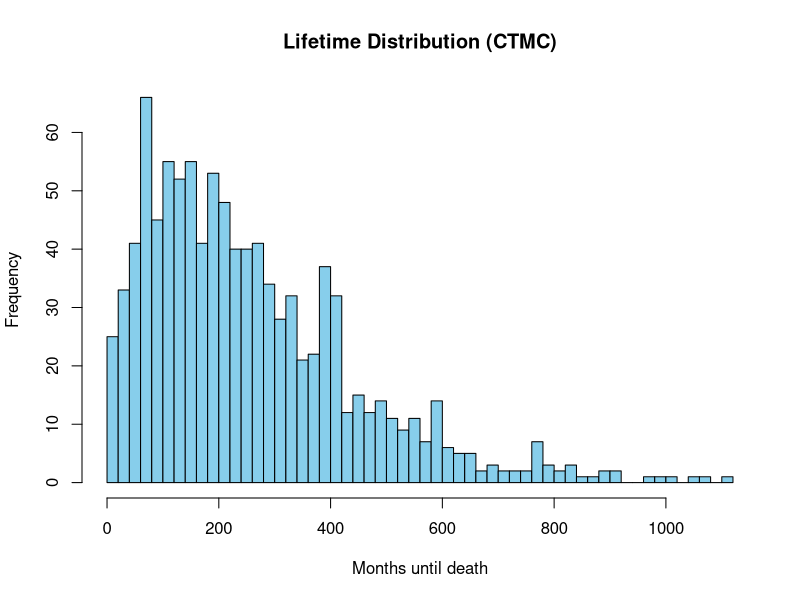
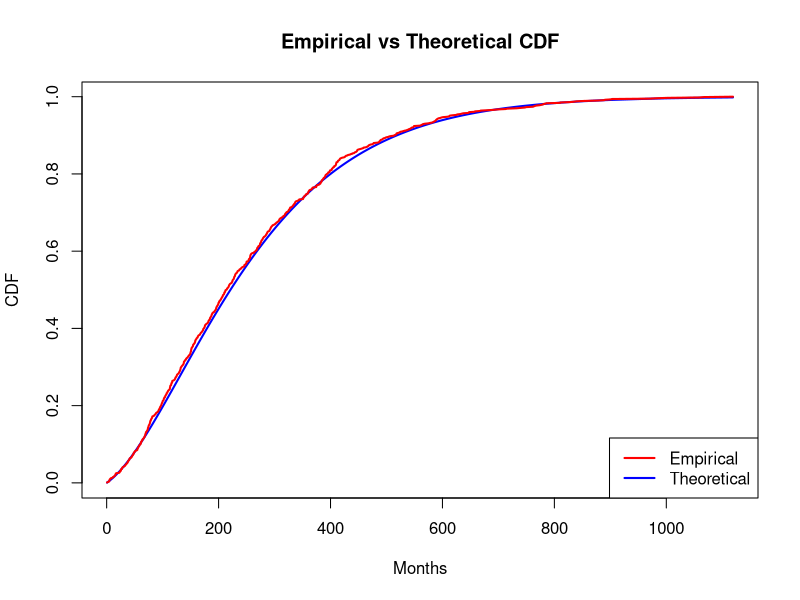

Generate these figures, in order, with R: (Note: this script raises an error after producing the figures.)
###################################################
# Project 1 Part 2
###################################################

library(expm)

# Define Q matrix
Q <- matrix(c(
  -0.0085, 0.005, 0.0025, 0, 0.001,
  0, -0.014, 0.005, 0.004, 0.005,
  0, 0, -0.008, 0.003, 0.005,
  0, 0, 0, -0.009, 0.009,
  0, 0, 0, 0, 0
), nrow = 5, byrow = TRUE)

# Function to simulate a single woman
SimulateContTimeWoman <- function(Q) {
  
  #Initialize
  current_state <- 1  # Starts in state 1
  time <- 0 # time starts at month 0
  
  #Prepare storage
  state_evolution <- c(current_state)
  times <- c(time)
  
  #When still alive
  while (current_state != 5) {
    
    #Time spent in current state
    rate <- -Q[current_state, current_state] #Exit rate from current state
    holding_time <- rexp(1, rate) #Draws a random time using current state rate.
    time <- time + holding_time
    
    #Sample the next transition
    probs <- Q[current_state, ] #transition probability from current state to others
    probs[current_state] <- 0   #No self transitions
    probs <- probs / sum(probs) #Normalize the rates
    current_state <- sample(1:5, 1, prob = probs) #Randomly select state based on probability.
    
    #Record the new state and time
    state_evolution <- c(state_evolution, current_state)
    times <- c(times, time)
  }
  
  #Return total time, state evolution and state transition times.
  return(list(total_time = time, state_evolution = state_evolution, times = times))
}



# Simulate 1000 women
set.seed(123)
women <- 1000
results <- replicate(women, SimulateContTimeWoman(Q), simplify = FALSE)

months_alive <- numeric(women) # Initialize empty vector to store lifetimes

# Extract total months women are alive
for (i in 1:women) {
  months_alive[i] <- results[[i]]$total_time
}


# Histogram of months alive
hist(months_alive, breaks = 40, col = "skyblue",
     main = "Lifetime Distribution (CTMC)",
     xlab = "Months until death")

# Summary statistics
mean_months_alive <- mean(months_alive)
sd_months_alive <- sd(months_alive)

# 95% confidence interval for mean
alpha <- 0.05
t <- qt(1 - alpha/2, df = women - 1)  
mean_CI <- mean_months_alive + c(-1, 1) * t * sd_months_alive / sqrt(women)

#Confidence interval for sd
df <- women-1
chi_low <- qchisq(1 - alpha/2, df)
chi_high <- qchisq(alpha/2, df)
var_lower <- (df * sd_months_alive^2) / chi_low
var_upper <- (df * sd_months_alive^2) / chi_high
sd_CI <- sqrt(c(var_lower, var_upper))


### Proportion of women with distant cancer reappearance after 30.5 months ###
counter <- 0 # Initialize counter

# Loop through each simulated woman
for (i in 1:women) {
  state_evolution <- results[[i]]$state_evolution
  times <- results[[i]]$times
  
  #Check if state 3 appears within 30.5 months, if so increase count
  for (j in 2:length(state_evolution)) { #Note we skip state 1, since it will always be 1.
    if (state_evolution[j] == 3 && times[j] <= 30.5) { 
      counter <- counter + 1
      break  # Leave loop after woman enters state 3
    }
  }
}

# Compute Proportion of distant reappearance
counter/women



######## TASK 8 ############################################################################

#The continuous phase time distribution is given by
# F_T(t)=1- p0*exp(Qs*t)*1

Qs <- Q[1:4, 1:4]      #Submatrix without state 5
p0 <- c(1, 0, 0, 0)    # All start in state 1
ones <- rep(1, 4)

#Define the theoretical distribution function
FT <- function(t) {1 - as.numeric(p0 %*% expm(Qs * t) %*% ones)}


# Find the empirical CDF
xvalues <- sort(months_alive)  # Empirical x-axis
theoretical_cdf <- sapply(xvalues, FT)
empirical_cdf <- ecdf(months_alive)(xvalues)


plot(xvalues, theoretical_cdf, type = "l", col = "blue", lwd = 2,
     xlab = "Months", ylab = "CDF", main = "Empirical vs Theoretical CDF")
lines(xvalues, empirical_cdf, col = "red", lwd = 2)
legend("bottomright", legend = c("Empirical", "Theoretical"),
       col = c("red", "blue"), lwd = 2, lty = 1)


### Perform Kolmogorov Smirnov test ###
#Test statistic calculated using formula on page 15 slide2bm1
ks_stat <- max(abs(empirical_cdf - theoretical_cdf))

#The adjusted statistic is calculated using formula on page 16 slide2bm1
adjusted_ks <- (sqrt(women) + 0.12 + 0.11 / sqrt(women)) * ks_stat
adjusted_ks

#Remember critical value for a 5% significanse level is 1.358 (page 16 slide2bm1)





######### TASK 9 #####################################################################

#Introduce a preventative treatment

# Define new Q matrix
Q_treated <- matrix(c(
  -0.00475, 0.0025, 0.00125, 0, 0.001,
  0, -0.007, 0, 0.002, 0.005,
  0, 0, -0.008, 0.003, 0.005,
  0, 0, 0, -0.009, 0.009,
  0, 0, 0, 0, 0
), nrow = 5, byrow = TRUE)

# Simulate women with new treatment
set.seed(456)  
results_treated <- replicate(women, SimulateContTimeWoman(Q_treated), simplify = FALSE)

months_alive_treated <- numeric(women) # Initialize empty vector to store lifetimes

# Extract total months women are alive
for (i in 1:women) {
  months_alive_treated[i] <- results_treated[[i]]$total_time
}

months_alive_treated <- sapply(results_treated, function(res) res$total_time)

#Define the Kaplan-Meier estimator as in the project description
Shat <- function(month, months_alive){
  N <- length(months_alive) #Corresponds to number of women
  d <- sum(months_alive <= month) #Number of women died before threshold
  
  #The survival fraction
  fraction <- (N - d) / N 
  return(fraction)
}


# Compare survival curves
tvalues <- seq(0, max(months_alive, months_alive_treated), by = 1)
SurvFrac_untreated <- KaplanMeier(months_alive, tvalues)
SurvFrac_treated <- KaplanMeier(months_alive_treated, tvalues)

# Plot Kaplan-Meier curves
plot(tvalues, SurvFrac_untreated, type = "l", lwd = 2, col = "blue",
     ylim = c(0, 1), xlab = "Months", ylab = "Survival Probability",
     main = "Kaplan-Meier Survival Curves")
lines(tvalues, SurvFrac_treated, col = "green", lwd = 2)
legend("topright", legend = c("Untreated", "Treated"),
       col = c("blue", "green"), lty = 1, lwd = 2)
